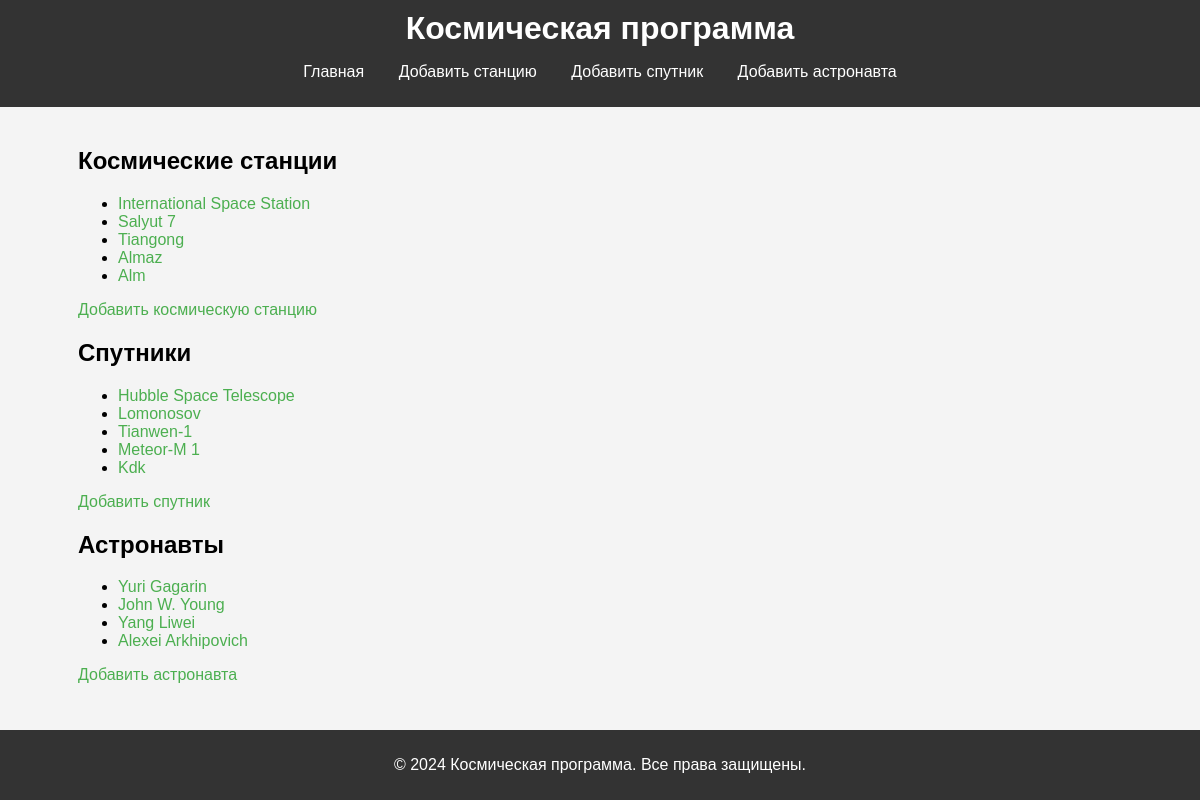
The page / on the database its author committed.
### space/models.py (models this page shows, shortened)
class SpaceStation(models.Model):
    name = models.CharField(max_length=255)
    launch_year = models.IntegerField()
    country = models.CharField(max_length=100)

class Satellite(models.Model):
    name = models.CharField(max_length=255)
    station = models.ForeignKey(SpaceStation, on_delete=models.CASCADE, related_name="satellites")
    orbit_type = models.CharField(max_length=100)

class Astronaut(models.Model):
    name = models.CharField(max_length=255)
    station = models.ForeignKey(SpaceStation, on_delete=models.CASCADE, related_name="astronauts")
    missions_count = models.IntegerField()

### space/views.py (the view)
# urls.py: path('', views.index, name='index'),
def index(request):
    space_stations = SpaceStation.objects.all()
    satellites = Satellite.objects.all()
    astronauts = Astronaut.objects.all()
    return render(request, 'index.html', {
        'space_stations': space_stations,
        'satellites': satellites,
        'astronauts': astronauts
    })

### space/templates/index.html (shortened to what this page needs)
{% extends 'base.html' %}
{% block content %}
    <h2>Космические станции</h2>
    <ul>
        {% for station in space_stations %}
            <li>
                <a href="{% url 'space_station_detail' pk=station.pk %}">{{ station.name }}</a>
            </li>
        {% endfor %}
    </ul>
    <a href="{% url 'add_space_station' %}">Добавить космическую станцию</a>
    <h2>Спутники</h2>
    <ul>
        {% for satellite in satellites %}
            <li>
                <a href="{% url 'satellite_detail' pk=satellite.pk %}">{{ satellite.name }}</a>
            </li>
        {% endfor %}
    </ul>
    <a href="{% url 'add_satellite' %}">Добавить спутник</a>
    <h2>Астронавты</h2>
    <ul>
        {% for astronaut in astronauts %}
            <li>
                <a href="{% url 'astronaut_detail' pk=astronaut.pk %}">{{ astronaut.name }}</a>
            </li>
        {% endfor %}
    </ul>
    <a href="{% url 'add_astronaut' %}">Добавить астронавта</a>
{% endblock %}

### space/templates/base.html (shortened to what this page needs)
{% load static %}
<!DOCTYPE html>
<html lang="ru">
<head>
    <link rel="stylesheet" href="{% static 'styles.css' %}">
</head>
<body>
    <header>
        <div class="container">
            <h1>Космическая программа</h1>
            <nav>
                <ul>
                    <li><a href="{% url 'index' %}">Главная</a></li>
                    <li><a href="{% url 'add_space_station' %}">Добавить станцию</a></li>
                    <li><a href="{% url 'add_satellite' %}">Добавить спутник</a></li>
                    <li><a href="{% url 'add_astronaut' %}">Добавить астронавта</a></li>
                </ul>
            </nav>
        </div>
    </header>
    <main>
        <div class="container">
            {% block content %}
            {% endblock %}
        </div>
    </main>
    <footer>
        <div class="container">
            <p>&copy; 2024 Космическая программа. Все права защищены.</p>
        </div>
    </footer>
</body>
</html>

### static/styles.css (style rules this page uses)
body { font-family: Arial, sans-serif; margin: 0; padding: 0; background-color: #f4f4f4; }
html, body { height: 100%; margin: 0; display: flex; flex-direction: column; }
main { flex: 1; padding: 20px; }
header { background-color: #333; color: white; padding: 10px 0; }
header h1 { text-align: center; margin: 0; }
nav ul { list-style: none; padding: 0; text-align: center; }
nav ul li { display: inline; margin: 0 15px; }
nav ul li a { color: white; text-decoration: none; font-size: 16px; }
footer { background-color: #333; color: #fff; text-align: center; padding: 10px 0; }
.container { width: 90%; max-width: 1200px; margin: 0 auto; }
a { color: #4CAF50; text-decoration: none; }

### rows shown on the page
SpaceStation: name "International Space Station"
SpaceStation: name "Salyut 7"
SpaceStation: name "Tiangong"
SpaceStation: name "Almaz"
SpaceStation: name "Alm"
Satellite: name "Hubble Space Telescope"
Satellite: name "Lomonosov"
Satellite: name "Tianwen-1"
Satellite: name "Meteor-M 1"
Satellite: name "Kdk"
Astronaut: name "Yuri Gagarin"
Astronaut: name "John W. Young"
Astronaut: name "Yang Liwei"
Astronaut: name "Alexei Arkhipovich"
